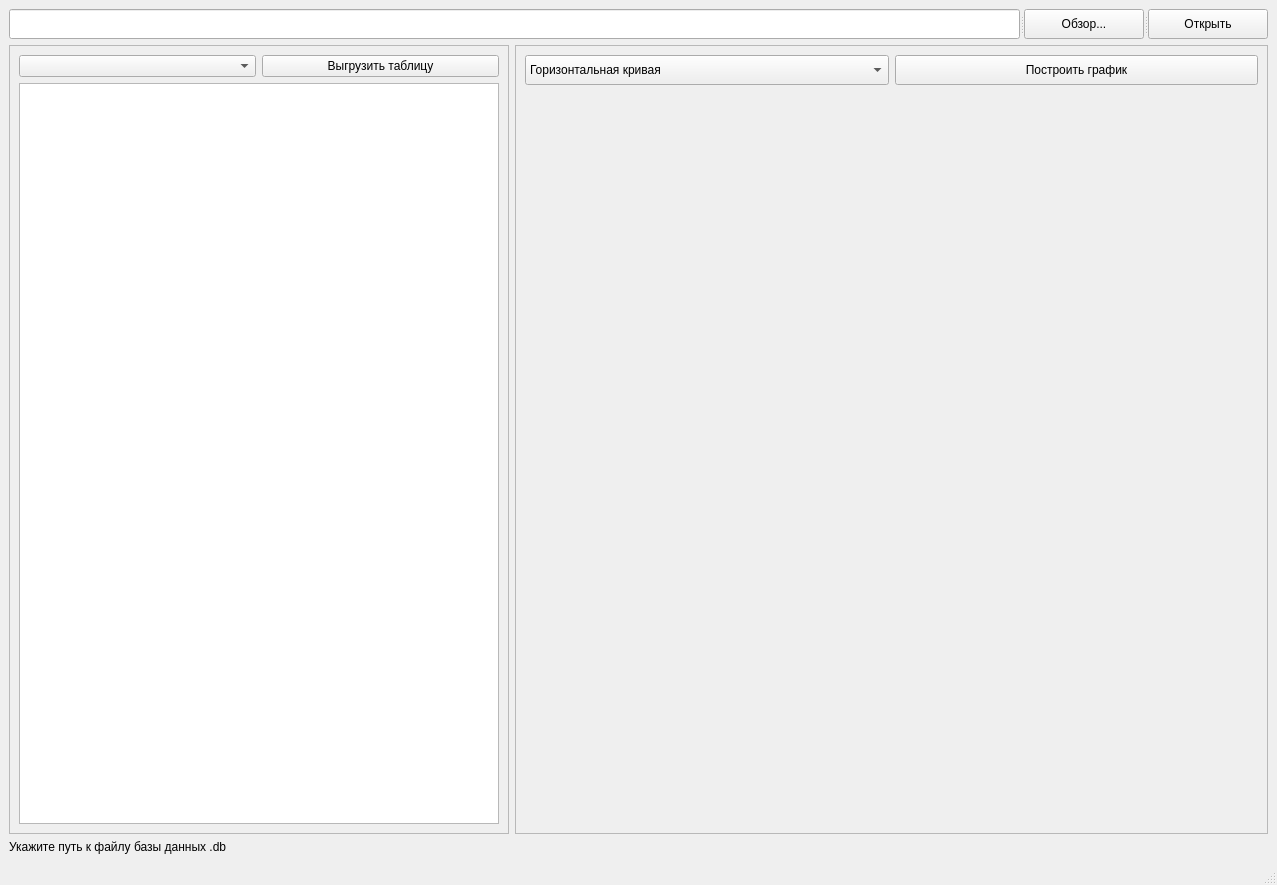
<?xml version="1.0" encoding="UTF-8"?>
<ui version="4.0">
 <class>MainWindow</class>
 <widget class="QMainWindow" name="MainWindow">
  <property name="geometry">
   <rect>
    <x>0</x>
    <y>0</y>
    <width>1277</width>
    <height>885</height>
   </rect>
  </property>
  <property name="windowTitle">
   <string>MainWindow</string>
  </property>
  <widget class="QWidget" name="centralwidget">
   <layout class="QGridLayout" name="gridLayout_2">
    <item row="0" column="0" colspan="2">
     <widget class="QSplitter" name="splitter_3">
      <property name="lineWidth">
       <number>1</number>
      </property>
      <property name="orientation">
       <enum>Qt::Horizontal</enum>
      </property>
      <widget class="QLineEdit" name="pathLineEdit">
       <property name="maximumSize">
        <size>
         <width>16777215</width>
         <height>30</height>
        </size>
       </property>
      </widget>
      <widget class="QPushButton" name="browseButton">
       <property name="minimumSize">
        <size>
         <width>120</width>
         <height>30</height>
        </size>
       </property>
       <property name="maximumSize">
        <size>
         <width>120</width>
         <height>30</height>
        </size>
       </property>
       <property name="text">
        <string>Обзор...</string>
       </property>
      </widget>
      <widget class="QPushButton" name="connectButton">
       <property name="minimumSize">
        <size>
         <width>120</width>
         <height>30</height>
        </size>
       </property>
       <property name="maximumSize">
        <size>
         <width>120</width>
         <height>30</height>
        </size>
       </property>
       <property name="text">
        <string>Открыть</string>
       </property>
      </widget>
     </widget>
    </item>
    <item row="1" column="0">
     <widget class="QFrame" name="frame">
      <property name="minimumSize">
       <size>
        <width>0</width>
        <height>0</height>
       </size>
      </property>
      <property name="maximumSize">
       <size>
        <width>500</width>
        <height>16777215</height>
       </size>
      </property>
      <property name="frameShape">
       <enum>QFrame::StyledPanel</enum>
      </property>
      <property name="frameShadow">
       <enum>QFrame::Raised</enum>
      </property>
      <layout class="QGridLayout" name="gridLayout">
       <item row="0" column="0">
        <widget class="QComboBox" name="comboBox">
         <property name="minimumSize">
          <size>
           <width>150</width>
           <height>0</height>
          </size>
         </property>
        </widget>
       </item>
       <item row="0" column="1">
        <widget class="QPushButton" name="loadTableButton">
         <property name="text">
          <string>Выгрузить таблицу</string>
         </property>
        </widget>
       </item>
       <item row="1" column="0" colspan="2">
        <widget class="QTableView" name="tableView">
         <property name="minimumSize">
          <size>
           <width>0</width>
           <height>300</height>
          </size>
         </property>
        </widget>
       </item>
      </layout>
     </widget>
    </item>
    <item row="2" column="0">
     <widget class="QLabel" name="connStatus">
      <property name="maximumSize">
       <size>
        <width>16777215</width>
        <height>30</height>
       </size>
      </property>
      <property name="text">
       <string>Укажите путь к файлу базы данных .db</string>
      </property>
     </widget>
    </item>
    <item row="1" column="1">
     <widget class="QFrame" name="frame_2">
      <property name="frameShape">
       <enum>QFrame::StyledPanel</enum>
      </property>
      <property name="frameShadow">
       <enum>QFrame::Raised</enum>
      </property>
      <layout class="QGridLayout" name="gridLayout_3">
       <item row="2" column="0" colspan="2">
        <widget class="QCustomPlot" name="customPlot" native="true">
         <property name="sizePolicy">
          <sizepolicy hsizetype="Expanding" vsizetype="Expanding">
           <horstretch>0</horstretch>
           <verstretch>0</verstretch>
          </sizepolicy>
         </property>
         <property name="minimumSize">
          <size>
           <width>300</width>
           <height>300</height>
          </size>
         </property>
        </widget>
       </item>
       <item row="0" column="1">
        <widget class="QPushButton" name="plotButton">
         <property name="minimumSize">
          <size>
           <width>0</width>
           <height>30</height>
          </size>
         </property>
         <property name="maximumSize">
          <size>
           <width>16777215</width>
           <height>30</height>
          </size>
         </property>
         <property name="text">
          <string>Построить график</string>
         </property>
        </widget>
       </item>
       <item row="0" column="0">
        <widget class="QComboBox" name="plotTypeBox">
         <property name="minimumSize">
          <size>
           <width>200</width>
           <height>30</height>
          </size>
         </property>
         <property name="maximumSize">
          <size>
           <width>16777215</width>
           <height>30</height>
          </size>
         </property>
         <item>
          <property name="text">
           <string>Горизонтальная кривая</string>
          </property>
         </item>
         <item>
          <property name="text">
           <string>Вертикальная кривая</string>
          </property>
         </item>
        </widget>
       </item>
      </layout>
     </widget>
    </item>
   </layout>
  </widget>
  <widget class="QMenuBar" name="menubar">
   <property name="geometry">
    <rect>
     <x>0</x>
     <y>0</y>
     <width>1277</width>
     <height>26</height>
    </rect>
   </property>
  </widget>
  <widget class="QStatusBar" name="statusbar"/>
 </widget>
 <customwidgets>
  <customwidget>
   <class>QCustomPlot</class>
   <extends>QWidget</extends>
   <header>qcustomplot.h</header>
   <container>1</container>
  </customwidget>
 </customwidgets>
 <resources/>
 <connections/>
</ui>
